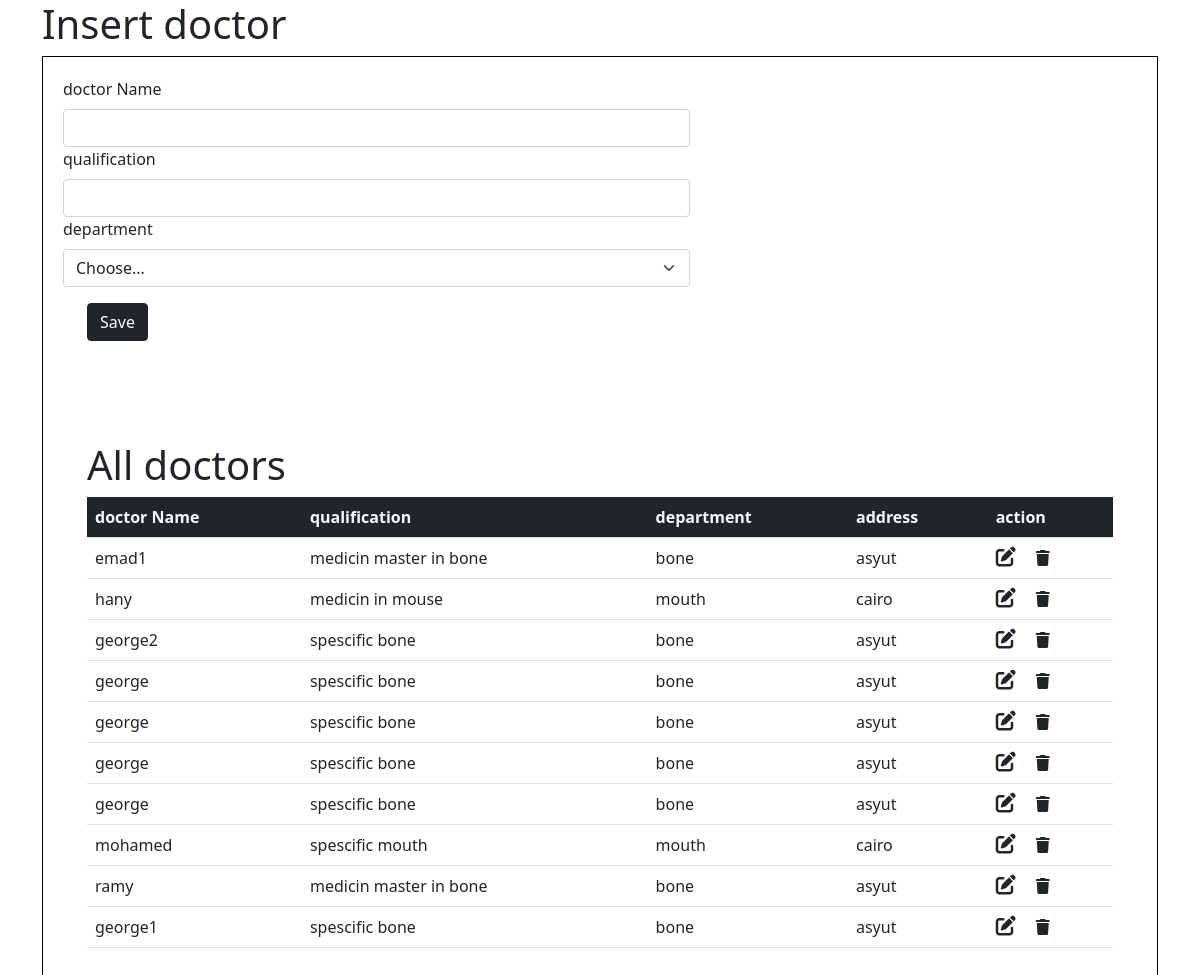
The app's page /insertdoctor.php with its own data.
### tables this page shows
CREATE TABLE `doctor` (
  `id_doctor` int(11) NOT NULL AUTO_INCREMENT,
  `name` varchar(45) DEFAULT NULL,
  `qualification` varchar(200) DEFAULT NULL,
  `id_d_fk` int(11) DEFAULT NULL,
  PRIMARY KEY (`id_doctor`),
  KEY `id_department_fk_idx` (`id_d_fk`),
  CONSTRAINT `id_department_fk` FOREIGN KEY (`id_d_fk`) REFERENCES `department` (`id_d`) ON DELETE NO ACTION ON UPDATE NO ACTION
);

CREATE TABLE `department` (
  `id_d` int(11) NOT NULL AUTO_INCREMENT,
  `d_name` varchar(45) DEFAULT NULL,
  `d_address` varchar(100) DEFAULT NULL,
  `description` varchar(100) DEFAULT NULL,
  PRIMARY KEY (`id_d`)
);

### insertdoctor.php (the view, shortened to what this page needs)
<?php
$servername = "localhost";
$username = "root";
$password = "aa01026516106";
$dbname = "hospital";
$conn = new mysqli($servername, $username, $password, $dbname);
$sql = "SELECT * FROM hospital.doctor inner join hospital.department on doctor.id_d_fk=department.id_d";
$result = $conn->query($sql);
?>
<!DOCTYPE html>
<html lang="en">
<head>
    <link rel="stylesheet" href="https://cdnjs.cloudflare.com/ajax/libs/font-awesome/6.5.2/css/all.min.css" />
  <link href="https://cdn.jsdelivr.net/npm/bootstrap@5.0.2/dist/css/bootstrap.min.css" rel="stylesheet">
</head>
<body>
<div class="container">
       <h1>Insert doctor</h1>
          <form method="POST" style="border: 1px solid black; padding: 20px;"action="insertdoctor.php"method="POST">
    <div class="col-sm-7">
    <label for="doctorname" class="form-label">doctor Name</label>
    <input type="text" class="form-control" name="doctorname" id="doctorname" aria-describedby="emailHelp">
  </div>
  <div class=" col-sm-7">
    <label for="qualification" class="form-label">qualification</label>
    <input type="text" class="form-control" name="qualification" id="qualification">
  </div>
  <div class="col-sm-7">
                        <label for="department" class="form-label" >department</label>
                        <select class="form-select" id="department" name="department">
                            <option selected>Choose...</option>
                        </select>
  <div class=" form-check">
  <button type="submit" name="submit" class="btn btn-dark color mt-3">Save</button></div>
  </div>
<div class="container "style="margin-top: 100px !important;">
    <div class="container">
          <table class="table">
  <tbody>
    <h1>All doctors </h1>
    <tr class="bg-dark text-light ">
      <th scope="col">doctor Name</th>
      <th scope="col">qualification</th>
      <th scope="col">department</th>
      <th scope="col">address</th>
      <th scope="col">action</th>
    </tr>
    <?php
    if ($result->num_rows > 0){ while($row1 = $result->fetch_assoc()) {
     ?>
        <tr><td><?php echo $row1['name']?> </td>
        <td><?php echo  $row1['qualification']?> </td>
        <td><?php echo  $row1['d_name']?>  </td>
        <td><?php echo   $row1['d_address'] ?> </td>
         <td><a href="editdoctor.php?id=<?php echo $row1['id_doctor']?>" class="link-dark"><i class="fa-solid fa-pen-to-square fs-5 me-3"></i></a>
         <a href="deletedoctor.php?id=<?php echo $row1['id_doctor'] ?>" class="link-dark"><i class="fa-solid fa-trash"></i></a></td>
        </tr>
         <?php
    }}
    else
     {
      echo "<h1 style='color:red'>no patient<h1>";
     }
     ?>
  </tbody>
</table>
       </div>
    </div>
</form>
</body>
</html>

### records on screen
doctor: name "emad1", qualification "medicin master in bone", id_d_fk.d_name "bone", id_d_fk.d_address "asyut"
doctor: name "hany", qualification "medicin in mouse", id_d_fk.d_name "mouth", id_d_fk.d_address "cairo"
doctor: name "george2", qualification "spescific bone", id_d_fk.d_name "bone", id_d_fk.d_address "asyut"
doctor: name "george", qualification "spescific bone", id_d_fk.d_name "bone", id_d_fk.d_address "asyut"
doctor: name "george", qualification "spescific bone", id_d_fk.d_name "bone", id_d_fk.d_address "asyut"
doctor: name "george", qualification "spescific bone", id_d_fk.d_name "bone", id_d_fk.d_address "asyut"
doctor: name "george", qualification "spescific bone", id_d_fk.d_name "bone", id_d_fk.d_address "asyut"
doctor: name "mohamed", qualification "spescific mouth", id_d_fk.d_name "mouth", id_d_fk.d_address "cairo"
doctor: name "ramy", qualification "medicin master in bone", id_d_fk.d_name "bone", id_d_fk.d_address "asyut"
doctor: name "george1", qualification "spescific bone", id_d_fk.d_name "bone", id_d_fk.d_address "asyut"
